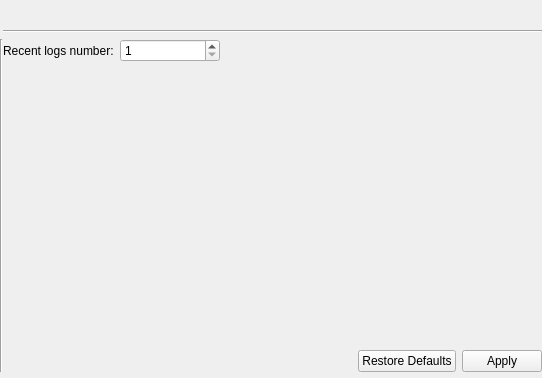
<?xml version="1.0" encoding="UTF-8"?>
<ui version="4.0">
 <class>GeneralGuiSettingsWidgetClass</class>
 <widget class="QWidget" name="GeneralGuiSettingsWidgetClass">
  <property name="geometry">
   <rect>
    <x>0</x>
    <y>0</y>
    <width>542</width>
    <height>378</height>
   </rect>
  </property>
  <property name="windowTitle">
   <string>GeneralGuiSettingsWidget</string>
  </property>
  <layout class="QGridLayout" name="gridLayout">
   <property name="leftMargin">
    <number>0</number>
   </property>
   <property name="topMargin">
    <number>6</number>
   </property>
   <property name="rightMargin">
    <number>0</number>
   </property>
   <property name="bottomMargin">
    <number>6</number>
   </property>
   <property name="horizontalSpacing">
    <number>0</number>
   </property>
   <item row="0" column="1">
    <widget class="QLabel" name="settingsNameLabel">
     <property name="sizePolicy">
      <sizepolicy hsizetype="Preferred" vsizetype="Maximum">
       <horstretch>0</horstretch>
       <verstretch>0</verstretch>
      </sizepolicy>
     </property>
     <property name="font">
      <font>
       <pointsize>12</pointsize>
       <weight>75</weight>
       <bold>true</bold>
      </font>
     </property>
     <property name="lineWidth">
      <number>1</number>
     </property>
     <property name="text">
      <string/>
     </property>
    </widget>
   </item>
   <item row="1" column="1">
    <widget class="Line" name="line">
     <property name="orientation">
      <enum>Qt::Horizontal</enum>
     </property>
    </widget>
   </item>
   <item row="3" column="0">
    <widget class="Line" name="line_2">
     <property name="orientation">
      <enum>Qt::Vertical</enum>
     </property>
    </widget>
   </item>
   <item row="3" column="1">
    <layout class="QGridLayout" name="gridLayout_2">
     <item row="0" column="0">
      <layout class="QGridLayout" name="gridLayout_3">
       <item row="0" column="0">
        <widget class="QLabel" name="recentNumberLabel">
         <property name="text">
          <string>Recent logs number:</string>
         </property>
        </widget>
       </item>
       <item row="0" column="2">
        <spacer name="horizontalSpacer">
         <property name="orientation">
          <enum>Qt::Horizontal</enum>
         </property>
         <property name="sizeHint" stdset="0">
          <size>
           <width>40</width>
           <height>20</height>
          </size>
         </property>
        </spacer>
       </item>
       <item row="0" column="1">
        <widget class="QSpinBox" name="recentNumberSpinBox">
         <property name="sizePolicy">
          <sizepolicy hsizetype="Expanding" vsizetype="Fixed">
           <horstretch>0</horstretch>
           <verstretch>0</verstretch>
          </sizepolicy>
         </property>
         <property name="maximumSize">
          <size>
           <width>100</width>
           <height>16777215</height>
          </size>
         </property>
         <property name="readOnly">
          <bool>false</bool>
         </property>
         <property name="specialValueText">
          <string/>
         </property>
         <property name="minimum">
          <number>1</number>
         </property>
         <property name="maximum">
          <number>9</number>
         </property>
        </widget>
       </item>
      </layout>
     </item>
     <item row="1" column="0">
      <spacer name="verticalSpacer">
       <property name="orientation">
        <enum>Qt::Vertical</enum>
       </property>
       <property name="sizeHint" stdset="0">
        <size>
         <width>20</width>
         <height>40</height>
        </size>
       </property>
      </spacer>
     </item>
     <item row="4" column="0">
      <layout class="QGridLayout" name="gridLayout_4">
       <item row="0" column="0">
        <spacer name="horizontalSpacer_2">
         <property name="orientation">
          <enum>Qt::Horizontal</enum>
         </property>
         <property name="sizeHint" stdset="0">
          <size>
           <width>40</width>
           <height>20</height>
          </size>
         </property>
        </spacer>
       </item>
       <item row="0" column="1">
        <widget class="QDialogButtonBox" name="buttonBox">
         <property name="sizePolicy">
          <sizepolicy hsizetype="Maximum" vsizetype="Fixed">
           <horstretch>0</horstretch>
           <verstretch>0</verstretch>
          </sizepolicy>
         </property>
         <property name="layoutDirection">
          <enum>Qt::LeftToRight</enum>
         </property>
         <property name="standardButtons">
          <set>QDialogButtonBox::Apply|QDialogButtonBox::RestoreDefaults</set>
         </property>
         <property name="centerButtons">
          <bool>false</bool>
         </property>
        </widget>
       </item>
      </layout>
     </item>
    </layout>
   </item>
  </layout>
 </widget>
 <layoutdefault spacing="6" margin="11"/>
 <resources/>
 <connections/>
</ui>
